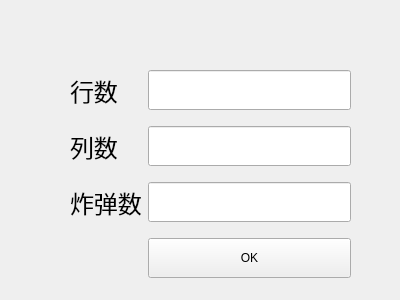
<?xml version="1.0" encoding="UTF-8"?>
<ui version="4.0">
 <class>customize_window</class>
 <widget class="QWidget" name="customize_window">
  <property name="geometry">
   <rect>
    <x>0</x>
    <y>0</y>
    <width>400</width>
    <height>300</height>
   </rect>
  </property>
  <property name="windowTitle">
   <string>Form</string>
  </property>
  <widget class="QWidget" name="">
   <property name="geometry">
    <rect>
     <x>70</x>
     <y>60</y>
     <width>281</width>
     <height>231</height>
    </rect>
   </property>
   <layout class="QGridLayout" name="gridLayout">
    <item row="1" column="0">
     <widget class="QLabel" name="label_2">
      <property name="font">
       <font>
        <family>Arial</family>
        <pointsize>18</pointsize>
       </font>
      </property>
      <property name="text">
       <string>列数</string>
      </property>
     </widget>
    </item>
    <item row="2" column="0">
     <widget class="QLabel" name="label_3">
      <property name="font">
       <font>
        <family>Arial</family>
        <pointsize>18</pointsize>
       </font>
      </property>
      <property name="text">
       <string>炸弹数</string>
      </property>
     </widget>
    </item>
    <item row="1" column="1">
     <widget class="QLineEdit" name="lineEdit2">
      <property name="minimumSize">
       <size>
        <width>93</width>
        <height>40</height>
       </size>
      </property>
      <property name="maximumSize">
       <size>
        <width>16666</width>
        <height>16777215</height>
       </size>
      </property>
     </widget>
    </item>
    <item row="0" column="0">
     <widget class="QLabel" name="label">
      <property name="font">
       <font>
        <family>Arial</family>
        <pointsize>18</pointsize>
       </font>
      </property>
      <property name="text">
       <string>行数</string>
      </property>
     </widget>
    </item>
    <item row="2" column="1">
     <widget class="QLineEdit" name="lineEdit3">
      <property name="minimumSize">
       <size>
        <width>0</width>
        <height>40</height>
       </size>
      </property>
     </widget>
    </item>
    <item row="3" column="1">
     <widget class="QPushButton" name="ok">
      <property name="minimumSize">
       <size>
        <width>0</width>
        <height>40</height>
       </size>
      </property>
      <property name="text">
       <string>OK</string>
      </property>
     </widget>
    </item>
    <item row="0" column="1">
     <widget class="QLineEdit" name="lineEdit1">
      <property name="minimumSize">
       <size>
        <width>0</width>
        <height>40</height>
       </size>
      </property>
     </widget>
    </item>
   </layout>
  </widget>
 </widget>
 <resources/>
 <connections/>
</ui>
